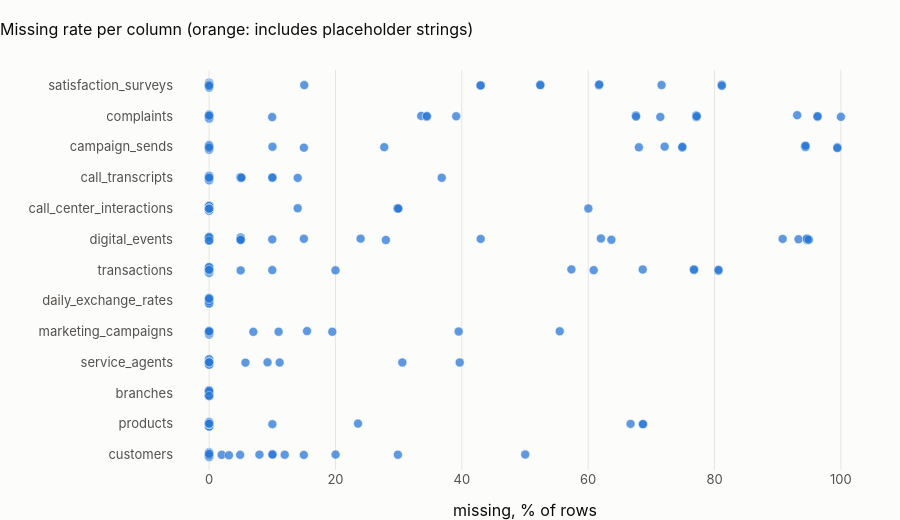

The code cell stored with this chart in its notebook:
### Markdown cell above
### 2.2 Where the gaps are
Every column of every table as one dot: its missing rate (nulls + placeholders). Hover for the column name.
Dots far to the right are fields that are optional by design (e.g. merchant data on non-card
transactions) **or** extraction gaps; each table section tells which.

### Code cell
gaps = pd.concat([OV[t].assign(table=t) for t in TABLES])
gaps["disguised"] = gaps["placeholders"] > 0
fig = px.strip(
    gaps,
    x="missing_pct",
    y="table",
    color="disguised",
    hover_name="column",
    hover_data={
        "null_pct": ":.1f",
        "missing_pct": ":.1f",
        "placeholders": ":,",
        "disguised": False,
    },
    color_discrete_map={False: theme.BLUE, True: theme.ORANGE},
)
fig.update_traces(
    marker=dict(size=9, opacity=0.75, line=dict(width=0.5, color="white")), jitter=0.4
)
fig.update_layout(
    title="Missing rate per column (orange: includes placeholder strings)",
    height=520,
    xaxis_title="missing, % of rows",
    yaxis_title="",
    legend_title_text="has placeholders",
    showlegend=bool(gaps["disguised"].any()),
)
fig.show()
disguised = gaps.loc[
    gaps["placeholders"] > 0, ["table", "column", "nulls", "placeholders", "missing_pct"]
]
if disguised.empty:
    h(
        f"**No placeholder strings** ({', '.join(repr(x) for x in p.PLACEHOLDERS)}) in any text column: "
        "every gap in the raw extracts is a real SQL `NULL`."
    )
else:
    display(
        disguised.sort_values("placeholders", ascending=False)
        .reset_index(drop=True)
        .style.format({"nulls": "{:,}", "placeholders": "{:,}", "missing_pct": "{:.1f}%"})
        .set_caption("Columns with disguised missing values (placeholders)")
    )

### Figure 1 — Plotly figure (JSON) as saved in the notebook; plotly's stock layout.template omitted (floating-point values rounded to 4 significant figures; data arrays with more than 128 entries replaced by an {"elided": "..."} marker saying what was removed)
{"data": [{"alignmentgroup": "True", "boxpoints": "all", "customdata": {"elided": "260x3 mixed values"}, "fillcolor": "rgba(255,255,255,0)", "hoveron": "points", "hovertemplate": "<b>%{hovertext}</b><br><br>missing_pct=%{x:.1f}<br>table=%{y}<br>null_pct=%{customdata[0]:.1f}<br>placeholders=%{customdata[1]:,}<extra></extra>", "hovertext": {"elided": "260 str values"}, "jitter": 0.4, "legendgroup": "False", "line": {"color": "rgba(255,255,255,0)"}, "marker": {"color": "#2a78d6", "line": {"color": "white", "width": 0.5}, "opacity": 0.75, "size": 9}, "name": "False", "offsetgroup": "False", "orientation": "h", "pointpos": 0, "showlegend": true, "type": "box", "x": {"elided": "260 float values"}, "x0": " ", "xaxis": "x", "y": {"elided": "260 str values"}, "y0": " ", "yaxis": "y"}], "layout": {"boxmode": "group", "height": 520, "legend": {"title": {"text": "has placeholders"}, "tracegroupgap": 0}, "showlegend": false, "title": {"text": "Missing rate per column (orange: includes placeholder strings)"}, "xaxis": {"anchor": "y", "domain": [0.0, 1.0], "title": {"text": "missing, % of rows"}}, "yaxis": {"anchor": "x", "domain": [0.0, 1.0], "title": {"text": ""}}}}
